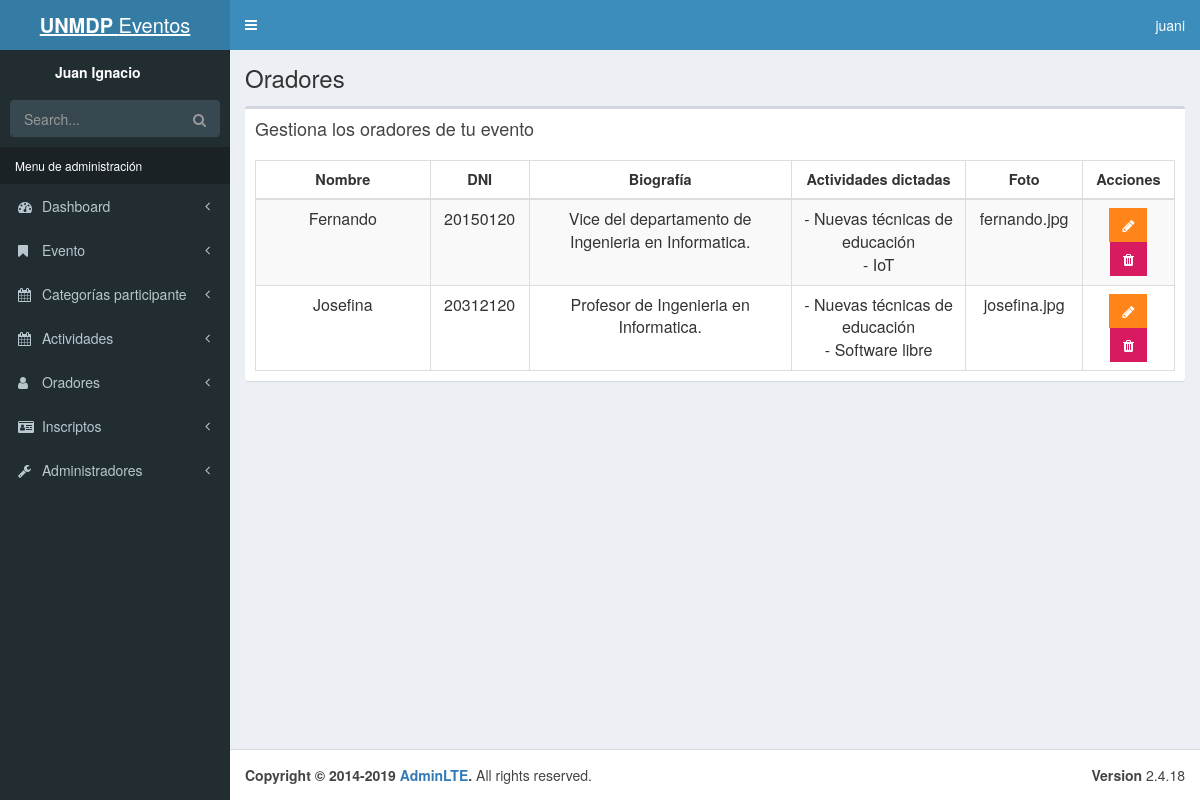
Screenshot of /admin/lista-oradores.php (signed in) with the database file from the repository.
### tables this page shows
CREATE TABLE orador(
    id_orador int NOT NULL AUTO_INCREMENT,
    id_evento int NOT NULL,
    dni int(8) UNSIGNED NOT NULL,
    nombre varchar(20) NOT NULL,
    apellido varchar(20) NOT NULL,
    biografia text(600) NOT NULL,
    imagen varchar(50) not null,
    PRIMARY KEY(id_orador),
    FOREIGN KEY(id_evento) REFERENCES evento(id_evento) ON DELETE CASCADE
);

CREATE TABLE actividad(
    id_actividad int NOT NULL AUTO_INCREMENT,
    nombre_act varchar(30) NOT NULL,
    fecha DATE NOT NULL,
    hora_inicio time NOT NULL,
    hora_fin time NOT NULL,
    descripcion varchar(130) NOT NULL,
    id_categoria INT NOT NULL,
    id_evento int NOT NULL,
    PRIMARY KEY(id_actividad),
    FOREIGN KEY(id_categoria) REFERENCES categoria_act(id_categoria) ON DELETE CASCADE,
    FOREIGN KEY(id_evento) REFERENCES evento(id_evento) ON DELETE CASCADE
);

### admin/lista-oradores.php (the view, shortened to what this page needs)
<?php
include_once 'templates/header.php';
$id_evento= $_SESSION['id_evento'];
?>
<body class="hold-transition skin-blue sidebar-mini">
  <div class="wrapper">
    <?php
    include_once 'templates/barra.php';
    ?>
    <?php
    include_once 'templates/navegacion.php';
    ?>
    <div class="content-wrapper">
      <section class="content-header">
        <h1>
          Oradores
        </h1>
      </section>
      <section class="content">
        <div class="row">
          <div class="col-xs-12">
            <div class="box">
              <div class="box-header">
                <h3 class="box-title">Gestiona los oradores de tu evento</h3>
              </div>
              <div class="box-body">
                <table id="registros" class="table table-bordered table-striped text-center">
                  <thead>
                    <tr>
                      <th class="col-xs-2">Nombre</th>
                      <th class="col-xs-1">DNI</th>
                      <th class="col-xs-3">Biografía</th>
                      <th class="col-xs-2">Actividades dictadas</th>
                      <th class="col-xs-1">Foto</th>
                      <th class="col-xs-1">Acciones</th>
                    </tr>
                  </thead>
                  <tbody>
                    <?php
                    try {
                      include_once 'funciones/funciones.php';
                      $sql = "
                      SELECT o.id_orador, o.nombre, o.apellido, o.dni, o.biografia, o.imagen
                      FROM orador o
                      WHERE o.id_evento=" . $id_evento;
                      $tuplas = $db->query($sql);
                    } catch (Exception $e) {
                      echo "Error: " . $e->getMessage();
                    }
                    while ($orador = $tuplas->fetch_assoc()) {
                    ?>
                      <tr>
                        <td><?php echo $orador['nombre']; ?></td>
                        <td><?php echo $orador['dni']; ?></td>
                        <td> <?php echo $orador['biografia']; ?></td>
                        <td> <?php
                          try {
                            $sql2 = "
                            SELECT a.nombre_act
                            FROM actividad a INNER JOIN dicta d ON a.id_actividad=d.id_actividad INNER JOIN orador o ON d.id_orador=o.id_orador
                            WHERE o.id_orador=" . $orador['id_orador'];
                            $tuplas_act = $db->query($sql2);
                          } catch (Exception $e) {
                            echo "Error: " . $e->getMessage();
                          }
                          while ($act = $tuplas_act->fetch_assoc()) {
                            echo "- " . $act['nombre_act'] . "<br>";
                          }
                        ?>
                        </td>
                        <td> <?php echo $orador['imagen']; ?></td>
                        <td>
                          <a href="editar-orador.php?id=<?php echo $orador['id_orador']; ?>" class="btn bg-orange btn-flat margin">
                            <i class="fa fa-pencil"></i>
                          </a>
                          <a href="#" data-id="<?php echo $orador['id_orador']; ?>" data-tipo="orador" url="control-evento.php" class="btn bg-maroon btn-flat margin borrar-registro">
                            <i class="fa fa-trash"></i>
                          </a>
                        </td>
                      </tr>
                    <?php
                    }
                    ?>
                </table>
              </div>
            </div>
          </div>
        </div>
      </section>
    </div>
    <?php
    include_once 'templates/footer.php';
    ?>

### admin/css/admin.css (style rules this page uses)
table td { font-size: 16px; }
table th { font-size: 14.5px; }
td .btn { margin-top: 0px; }

### rows the page displays
orador: nombre "Fernando", dni "20150120", biografia "Vice del departamento de Ingenieria en Informatica.", imagen "fernando.jpg"
actividad: nombre_act "Nuevas técnicas de educación"
actividad: nombre_act "IoT"
orador: nombre "Josefina", dni "20312120", biografia "Profesor de Ingenieria en Informatica.", imagen "josefina.jpg"
actividad: nombre_act "Software libre"

### other values shown
$_SESSION['usuario'] "juani"
$_SESSION['nombre'] "Juan Ignacio"
